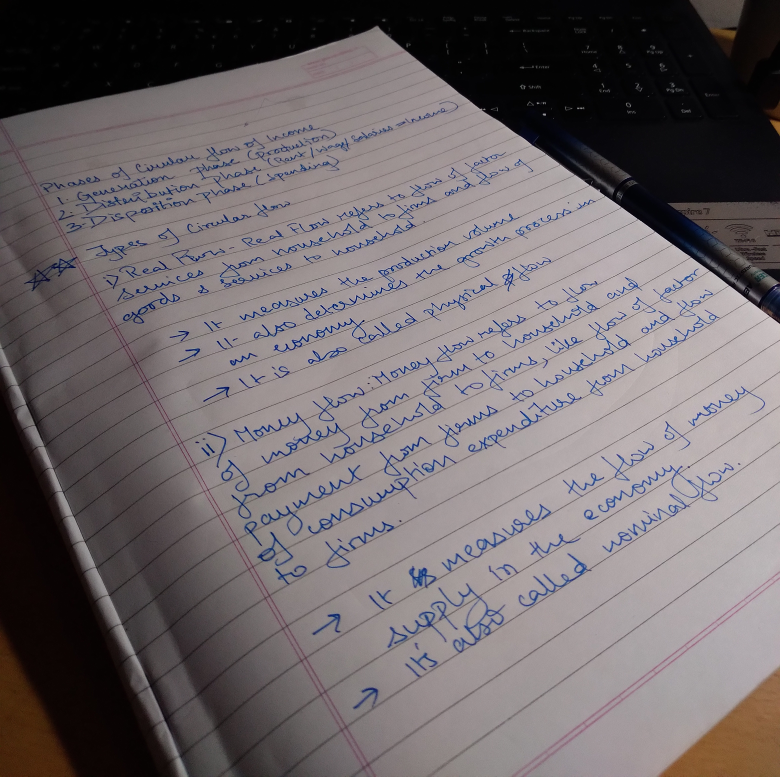
#> input picture Python/Digital image processing/Prac/shreyanshu_notes.jpg, 3120 x 3106 px (shown at 1/4 size)
$ python contrastStretching.py
#> lines starting #> are read from the running program, lines starting #| are printed output that depends on the picture
import cv2
import numpy as np
img = cv2.imread('shreyanshu_notes.jpg')
#> img is the input picture: shape (3106, 3120, 3); mean B, G, R 106.6, 104.5, 111.6

minpix = np.min(img)
#> minpix = 0
maxpix = np.max(img)
#> maxpix = 241
imgStretched = ((img - minpix) / (maxpix - minpix) * 400).astype(np.uint8)
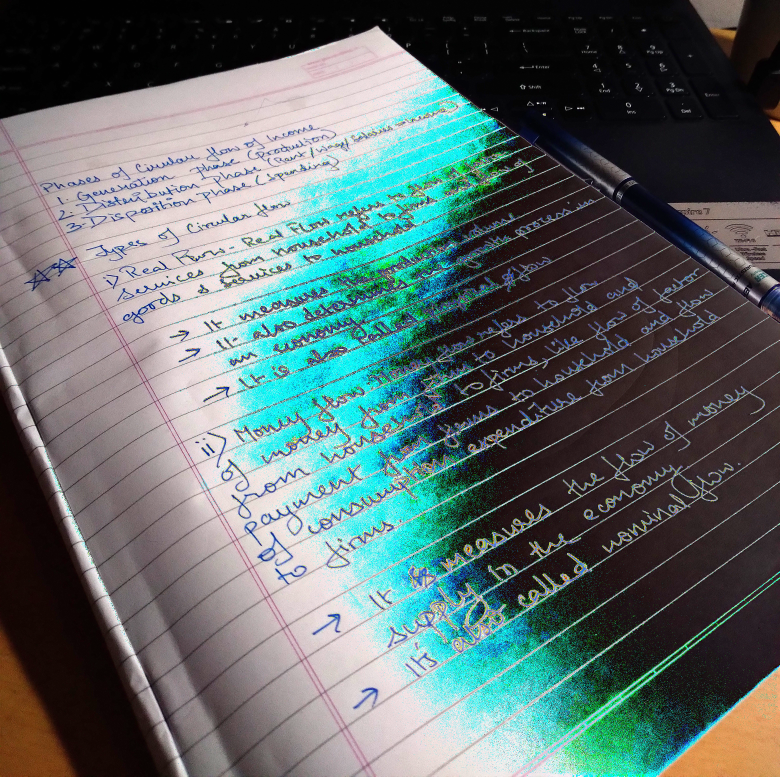
#> imgStretched: shape (3106, 3120, 3) (shown at 1/4 size); mean B, G, R 107.6, 108.4, 94.2

cv2.imwrite('cstretched.jpg', imgStretched)
cv2.imshow('Original img', img)
cv2.imshow('Contrast Stretched for my notes', imgStretched)
cv2.waitKey(0)
